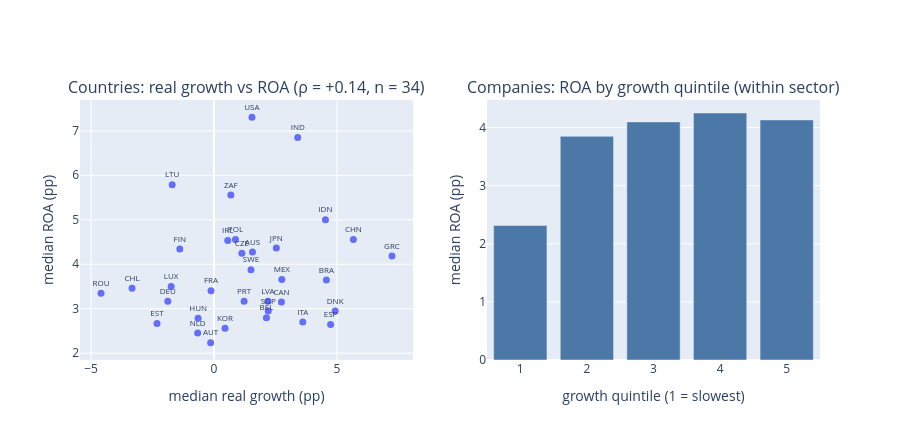

Here is the notebook cell this chart was saved with:
### Markdown cell above
## 4 · Does profit keep up with growth?
If poorer-country firms grow faster but earn less, growth is not translating into returns.

### Code cell
cg = gr.join(fy.groupby("iso3").roa_pp.median().rename("median ROA (pp)"))
r1, p1, n1 = spearman(cg["real growth (pp)"], cg["median ROA (pp)"])
fy["growth_q"] = fy.groupby("sector").growth_real_pp.transform(lambda s: pd.qcut(s, 5, labels=False, duplicates="drop") + 1)
byq = fy.dropna(subset=["growth_q"]).groupby("growth_q").roa_pp.agg(["median", "count"])
fig = make_subplots(rows=1, cols=2, subplot_titles=(f"Countries: real growth vs ROA (ρ = {r1:+.2f}, n = {n1})", "Companies: ROA by growth quintile (within sector)"))
fig.add_trace(go.Scatter(x=cg["real growth (pp)"], y=cg["median ROA (pp)"], mode="markers+text", text=cg.index, textposition="top center", textfont_size=8, marker=dict(size=7), showlegend=False), row=1, col=1)
fig.add_trace(go.Bar(x=byq.index.astype(int), y=byq["median"], marker_color="#4C78A8", showlegend=False), row=1, col=2)
fig.update_xaxes(title_text="median real growth (pp)", row=1, col=1); fig.update_xaxes(title_text="growth quintile (1 = slowest)", row=1, col=2)
fig.update_yaxes(title_text="median ROA (pp)"); fig.update_layout(height=440); fig.show()
byq.round(2)

### Figure 1 — Plotly figure (JSON) as saved in the notebook; plotly's stock layout.template omitted (floating-point values rounded to 4 significant figures)
{"data": [{"marker": {"size": 7}, "mode": "markers+text", "showlegend": false, "text": ["AUS", "AUT", "BEL", "BRA", "CAN", "CHL", "CHN", "CZE", "DEU", "DNK", "ESP", "EST", "FIN", "FRA", "GRC", "HUN", "IDN", "IND", "IRL", "ITA", "JPN", "KOR", "LTU", "LUX", "LVA", "MEX", "NLD", "POL", "PRT", "ROU", "SGP", "SWE", "USA", "ZAF"], "textfont": {"size": 8}, "textposition": "top center", "type": "scatter", "x": [1.564, -0.1384, 2.131, 4.568, 2.741, -3.333, 5.666, 1.132, -1.879, 4.925, 4.74, -2.319, -1.391, -0.1234, 7.235, -0.6469, 4.529, 3.403, 0.5569, 3.607, 2.533, 0.4465, -1.702, -1.744, 2.19, 2.757, -0.6647, 0.8703, 1.222, -4.595, 2.204, 1.501, 1.542, 0.6834], "xaxis": "x", "y": [4.277, 2.236, 2.795, 3.648, 3.152, 3.458, 4.554, 4.246, 3.165, 2.945, 2.646, 2.669, 4.342, 3.406, 4.186, 2.785, 5.0, 6.852, 4.535, 2.699, 4.366, 2.561, 5.787, 3.5, 3.167, 3.657, 2.455, 4.554, 3.169, 3.349, 2.948, 3.874, 7.303, 5.559], "yaxis": "y"}, {"marker": {"color": "#4C78A8"}, "showlegend": false, "type": "bar", "x": [1, 2, 3, 4, 5], "xaxis": "x2", "y": [2.314, 3.849, 4.097, 4.25, 4.131], "yaxis": "y2"}], "layout": {"annotations": [{"font": {"size": 16}, "showarrow": false, "text": "Countries: real growth vs ROA (ρ = +0.14, n = 34)", "x": 0.225, "xanchor": "center", "xref": "paper", "y": 1, "yanchor": "bottom", "yref": "paper"}, {"font": {"size": 16}, "showarrow": false, "text": "Companies: ROA by growth quintile (within sector)", "x": 0.775, "xanchor": "center", "xref": "paper", "y": 1, "yanchor": "bottom", "yref": "paper"}], "height": 440, "xaxis": {"anchor": "y", "domain": [0, 0.45], "title": {"text": "median real growth (pp)"}}, "xaxis2": {"anchor": "y2", "domain": [0.55, 1], "title": {"text": "growth quintile (1 = slowest)"}}, "yaxis": {"anchor": "x", "domain": [0, 1], "title": {"text": "median ROA (pp)"}}, "yaxis2": {"anchor": "x2", "domain": [0, 1], "title": {"text": "median ROA (pp)"}}}}
